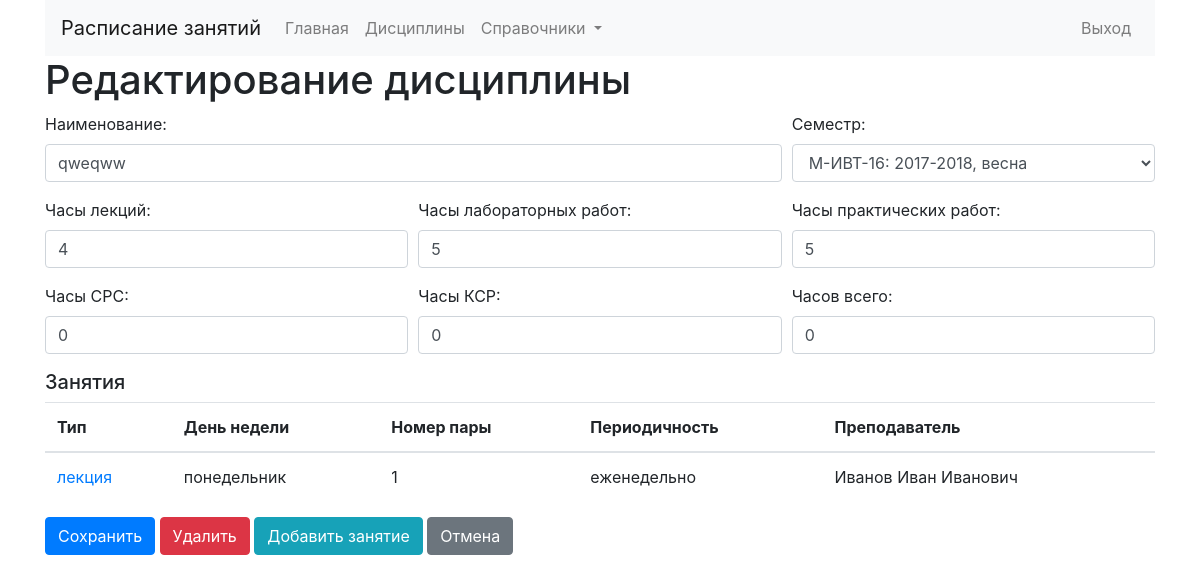
/group/1/subject/1/ (signed in), run on the app's committed database.
### schedule_editor/models.py (models this page shows, shortened)
class Subject(Model):
    name = CharField('наименование', max_length=100)
    semester = ForeignKey('Semester', on_delete=CASCADE, verbose_name='семестр')
    lecture_hours = IntegerField('часы лекций', blank=True, default=0)
    lab_work_hours = IntegerField('часы лабораторных работ', blank=True, default=0)
    practice_hours = IntegerField('часы практических работ', blank=True, default=0)
    student_work_hours = IntegerField('часы СРС', blank=True, default=0)
    control_hours = IntegerField('часы КСР', blank=True, default=0)
    total_hours = IntegerField('часов всего', blank=True, default=0)
    class Meta:
        verbose_name = 'дисциплина'
        verbose_name_plural = 'дисциплины'
        ordering = ['name']

class Semester(Model):
    AUTUMN = 'AUT'
    SPRING = 'SPR'
    SEMESTER = (
        (AUTUMN, 'осень'),
        (SPRING, 'весна')
    )
    student_group = ForeignKey('StudentGroup', on_delete=CASCADE, verbose_name='учебная группа')
    year = IntegerField('календарный год')
    semester = CharField('семестр', max_length=3, choices=SEMESTER)
    begin_study = DateField('начало теоретического обучения', blank=True, null=True)
    end_study = DateField('конец теоретического обучения', blank=True, null=True)
    begin_exams = DateField('начало экзаменационной сессии', blank=True, null=True)
    end_exams = DateField('конец экзаменационной сессии', blank=True, null=True)
    class Meta:
        verbose_name = 'семестр'
        verbose_name_plural = 'график учебного процесса'
    def __str__(self):
        begin = self.year
        end = self.year + 1
        if self.semester == Semester.SPRING:
            begin = self.year - 1
            end = self.year
        return '%s: %d-%d, %s' % (self.student_group.name, begin, end, self.get_semester_display())

class SubjectClass(Model):
    LECTURE = 'LEC'
    LAB_WORK= 'LAB'
    PRACTICE = 'PRA'
    CLASS_TYPES = (
        (LECTURE, 'лекция'),
        (LAB_WORK, 'лабораторная работа'),
        (PRACTICE, 'практическое занятие')
    )
    MONDAY = 0
    TUESDAY = 1
    WEDNESDAY = 2
    THURSDAY = 3
    FRIDAY = 4
    SATURDAY = 5
    SUNDAY = 6
    WEEKDAY = (
        (MONDAY, 'понедельник'),
        (TUESDAY, 'вторник'),
        (WEDNESDAY, 'среда'),
        (THURSDAY, 'четверг'),
        (FRIDAY, 'пятница'),
        (SATURDAY, 'суббота'),
        (SUNDAY, 'воскресенье'),
    )
    EVERY_WEEK = -1
    ODD_WEEK = 1
    EVEN_WEEK = 0
    PERIOD = (
        (EVERY_WEEK, 'еженедельно'),
        (ODD_WEEK, 'нечётные недели'),
        (EVEN_WEEK, 'чётные недели')
    )
    subject = ForeignKey('Subject', on_delete=CASCADE)
    class_type = CharField('тип занятия', max_length=3, choices=CLASS_TYPES)
    teacher = ForeignKey('Teacher', on_delete=DO_NOTHING, blank=True, null=True, verbose_name='преподаватель')
    weekday = IntegerField('день недели', choices=WEEKDAY)
    period = IntegerField('период', choices=PERIOD)
    number = IntegerField('номер занятия')
    class Meta:
        verbose_name = 'занятие дисциплины'
        verbose_name_plural = 'занятия дисциплин'

class Teacher(Model):
    last_name = CharField('фамилия', max_length=50)
    first_name = CharField('имя', max_length=50)
    second_name = CharField('отчество', max_length=50, blank=True, default='')
    user = OneToOneField('auth.User', on_delete=DO_NOTHING, blank=True, null=True)
    class Meta:
        verbose_name = 'преподаватель'
        verbose_name_plural = 'преподаватели'
        ordering = ['last_name', 'first_name', 'second_name']
    def __str__(self):
        return '%s %s %s' % (self.last_name, self.first_name, self.second_name)

### schedule_editor/views.py (the view)
# urls.py: path('group/<int:group_id>/subject/<int:subject_id>/', views.subject_update_page, name='subject_update'),
@login_required
def subject_update_page(request, group_id, subject_id=None):
    group = get_object_or_404(models.StudentGroup, pk=group_id)
    subject = None if subject_id is None else get_object_or_404(models.Subject, pk=subject_id)
    if request.method == 'POST':
        form = forms.SubjectForm(request.POST, instance=subject)
        if form.is_valid():
            form.save()
            return redirect('subject_list', group_id=group.id)
    else:
        form = forms.SubjectForm(instance=subject)
    return render(request, 'schedule_editor/subject_form.html', {'form': form, 'subject': subject, 'group': group})

### schedule_editor/forms.py
class SubjectForm(forms.ModelForm):
    class Meta:
        fields = [
            'name', 'semester',
            'lecture_hours', 'lab_work_hours', 'practice_hours',
            'student_work_hours', 'control_hours', 'total_hours'
        ]
        model = models.Subject

### schedule_editor/templates/schedule_editor/subject_form.html (shortened to what this page needs)
{% extends 'schedule_editor/menu.html' %}
{% block content %}
<div class="container">
    <div class="row">
        <div class="col">
            <h1>Редактирование дисциплины</h1>
            <form method="post">
                <div class="form-row">
                    <div class="form-group col-8{% if form.name.errors %} has-error{% endif %}">
                        {{ form.name.label_tag }}
                        {{ form.name }}
                    </div>
                    <div class="form-group col-4{% if form.semester.errors %} has-error{% endif %}">
                        {{ form.semester.label_tag }}
                        {{ form.semester }}
                    </div>
                </div>
                <div class="form-row">
                    <div class="form-group col{% if form.lecture_hours.errors %} has-error{% endif %}">
                        {{ form.lecture_hours.label_tag }}
                        {{ form.lecture_hours }}
                    </div>
                    <div class="form-group col{% if form.lab_work_hours.errors %} has-error{% endif %}">
                        {{ form.lab_work_hours.label_tag }}
                        {{ form.lab_work_hours }}
                    </div>
                    <div class="form-group col{% if form.practice_hours.errors %} has-error{% endif %}">
                        {{ form.practice_hours.label_tag }}
                        {{ form.practice_hours }}
                    </div>
                </div>
                <div class="form-row">
                    <div class="form-group col{% if form.student_work_hours.errors %} has-error{% endif %}">
                        {{ form.student_work_hours.label_tag }}
                        {{ form.student_work_hours }}
                    </div>
                    <div class="form-group col{% if form.control_hours.errors %} has-error{% endif %}">
                        {{ form.control_hours.label_tag }}
                        {{ form.control_hours }}
                    </div>
                    <div class="form-group col{% if form.total_hours.errors %} has-error{% endif %}">
                        {{ form.total_hours.label_tag }}
                        {{ form.total_hours }}
                    </div>
                </div>
                <h5>Занятия</h5>
                <table class="table table-hover">
                    <thead>
                    <tr>
                        <th>Тип</th>
                        <th>День недели</th>
                        <th>Номер пары</th>
                        <th>Периодичность</th>
                        <th>Преподаватель</th>
                    </tr>
                    </thead>
                    <tbody>
                    {% for c in subject.subjectclass_set.all %}
                    <tr>
                        <td><a href="{% url 'class_update' subject.id c.id %}">{{ c.get_class_type_display }}</a></td>
                        <td>{{ c.get_weekday_display }}</td>
                        <td>{{ c.number }}</td>
                        <td>{{ c.get_period_display }}</td>
                        <td>{{ c.teacher }}</td>
                    </tr>
                    {% endfor %}
                    </tbody>
                </table>
                <input type="submit" class="btn btn-primary" value="Сохранить">
                {% if form.instance.id %}
                <button type="button" role="button" class="btn btn-danger" data-toggle="modal" data-target="#confirmRemove">
                    Удалить
                </button>
                <a type="button" role="button" class="btn btn-info" href="{% url 'class_create' subject.id %}">
                    Добавить занятие
                </a>
                {% endif %}
                {% if group %}
                <a href="{% url 'subject_list' group.id %}" class="btn btn-secondary">Отмена</a>
                {% endif %}
            </form>
        </div>
    </div>
</div>
{% endblock %}

### data on the page
Subject: name "qweqww", lecture_hours "4", lab_work_hours "5", practice_hours "5", student_work_hours "0", control_hours "0", total_hours "0"
Semester: semester "М-ИВТ-16: 2017-2018, весна"
SubjectClass: class_type "лекция", weekday "понедельник", number "1", period "еженедельно", teacher "Иванов Иван Иванович"
